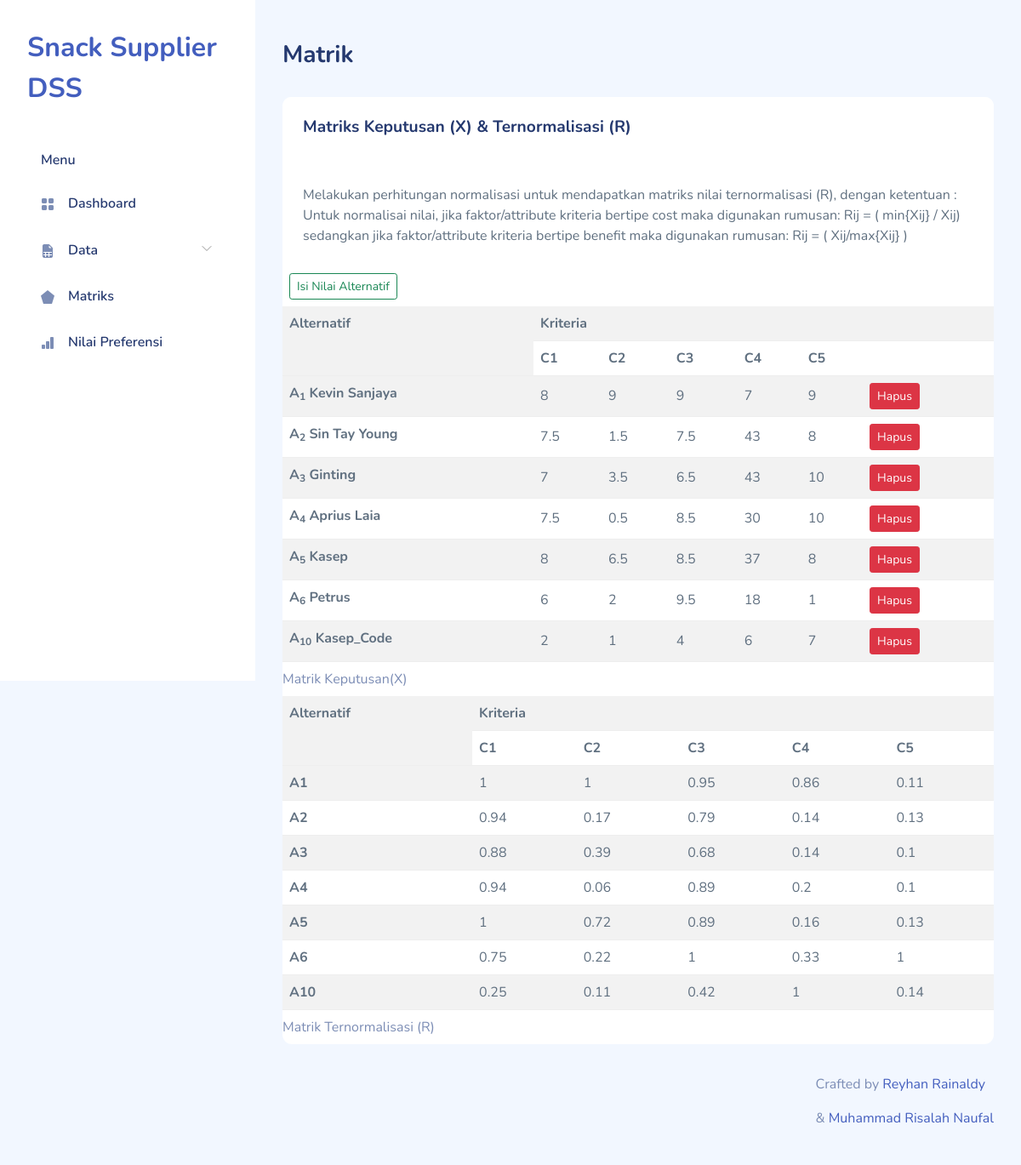
The page /matrik.php on the database its author committed.
### tables this page shows
CREATE TABLE `saw_evaluations` (
  `id_alternative` smallint(5) UNSIGNED NOT NULL,
  `id_criteria` tinyint(3) UNSIGNED NOT NULL,
  `value` float NOT NULL
);

CREATE TABLE `saw_alternatives` (
  `id_alternative` smallint(5) UNSIGNED NOT NULL,
  `name` varchar(30) NOT NULL
);

### matrik.php (the view, shortened to what this page needs)
<!DOCTYPE html>
<html lang="en">
  <?php
require "layout/head.php";
require "include/conn.php";
?>
  <body>
    <div id="app">
      <?php require "layout/sidebar.php";?>
      <div id="main">
        <div class="page-heading">
          <h3>Matrik</h3>
        </div>
        <div class="page-content">
          <section class="row">
            <div class="col-12">
              <div class="card">
                <div class="card-header">
                  <h4 class="card-title">Matriks Keputusan (X) &amp; Ternormalisasi (R)</h4>
                </div>
                <div class="card-content">
                  <div class="card-body">
                    <p class="card-text">Melakukan perhitungan normalisasi untuk mendapatkan matriks nilai ternormalisasi (R), dengan ketentuan :
Untuk normalisai nilai, jika faktor/attribute kriteria bertipe cost maka digunakan rumusan:
Rij = ( min{Xij} / Xij)
sedangkan jika faktor/attribute kriteria bertipe benefit maka digunakan rumusan:
Rij = ( Xij/max{Xij} )</p>
                  </div>
                  <button type="button" class="btn btn-outline-success btn-sm m-2" data-bs-toggle="modal"
                                        data-bs-target="#inlineForm">
                                        Isi Nilai Alternatif
                                    </button>
                  <div class="table-responsive">
                  <table class="table table-striped mb-0">
    <caption>
        Matrik Keputusan(X)
    </caption>
    <tr>
        <th rowspan='2'>Alternatif</th>
        <th colspan='6'>Kriteria</th>
    </tr>
    <tr>
        <th>C1</th>
        <th>C2</th>
        <th>C3</th>
        <th>C4</th>
        <th colspan="2">C5</th>
    </tr>
    <?php
$sql = "SELECT
          a.id_alternative,
          b.name,
          SUM(IF(a.id_criteria=1,a.value,0)) AS C1,
          SUM(IF(a.id_criteria=2,a.value,0)) AS C2,
          SUM(IF(a.id_criteria=3,a.value,0)) AS C3,
          SUM(IF(a.id_criteria=4,a.value,0)) AS C4,
          SUM(IF(a.id_criteria=5,a.value,0)) AS C5
        FROM
          saw_evaluations a
          JOIN saw_alternatives b USING(id_alternative)
        GROUP BY a.id_alternative
        ORDER BY a.id_alternative";
$result = $db->query($sql);
$X = array(1 => array(), 2 => array(), 3 => array(), 4 => array(), 5 => array());
while ($row = $result->fetch_object()) {
    array_push($X[1], round($row->C1, 2));
    array_push($X[2], round($row->C2, 2));
    array_push($X[3], round($row->C3, 2));
    array_push($X[4], round($row->C4, 2));
    array_push($X[5], round($row->C5, 2));
    echo "<tr class='center'>
            <th>A<sub>{$row->id_alternative}</sub> {$row->name}</th>
            <td>" . round($row->C1, 2) . "</td>
            <td>" . round($row->C2, 2) . "</td>
            <td>" . round($row->C3, 2) . "</td>
            <td>" . round($row->C4, 2) . "</td>
            <td>" . round($row->C5, 2) . "</td>
            <td>
            <a href='keputusan-hapus.php?id={$row->id_alternative}' class='btn btn-danger btn-sm'>Hapus</a>
            </td>
          </tr>\n";
}
?>
</table>
<table class="table table-striped mb-0">
    <caption>
        Matrik Ternormalisasi (R)
    </caption>
    <tr>
        <th rowspan='2'>Alternatif</th>
        <th colspan='5'>Kriteria</th>
    </tr>
    <tr>
        <th>C1</th>
        <th>C2</th>
        <th>C3</th>
        <th>C4</th>
        <th>C5</th>
    </tr>
    <?php
$sql = "SELECT
          a.id_alternative,
          SUM(
            IF(
              a.id_criteria=1,
              IF(
                b.attribute='benefit',
                a.value/" . max($X[1]) . ",
                " . min($X[1]) . "/a.value)
              ,0)
              ) AS C1,
          SUM(
            IF(
              a.id_criteria=2,
              IF(
                b.attribute='benefit',
                a.value/" . max($X[2]) . ",
                " . min($X[2]) . "/a.value)
               ,0)
             ) AS C2,
          SUM(
            IF(
              a.id_criteria=3,
              IF(
                b.attribute='benefit',
                a.value/" . max($X[3]) . ",
                " . min($X[3]) . "/a.value)
               ,0)
             ) AS C3,
          SUM(
            IF(
              a.id_criteria=4,
              IF(
                b.attribute='benefit',
                a.value/" . max($X[4]) . ",
                " . min($X[4]) . "/a.value)
               ,0)
             ) AS C4,
          SUM(
            IF(
              a.id_criteria=5,
              IF(
                b.attribute='benefit',
                a.value/" . max($X[5]) . ",
                " . min($X[5]) . "/a.value)
               ,0)
             ) AS C5
        FROM
          saw_evaluations a
          JOIN saw_criterias b USING(id_criteria)
        GROUP BY a.id_alternative
        ORDER BY a.id_alternative
       ";
$result = $db->query($sql);
while ($row = $result->fetch_object()) {
    echo "<tr class='center'>
            <th>A{$row->id_alternative}</th>
            <td>" . round($row->C1, 2) . "</td>
            <td>" . round($row->C2, 2) . "</td>
            <td>" . round($row->C3, 2) . "</td>
            <td>" . round($row->C4, 2) . "</td>
            <td>" . round($row->C5, 2) . "</td>
          </tr>\n";
}
?>
</table>
                  </div>
                </div>
              </div>
            </div>
          </section>
        </div>
        <?php require "layout/footer.php";?>
      </div>
    </div>
  </body>
</html>

### layout/head.php (shortened to what this page needs)
<head>
    <link rel="stylesheet" href="assets/css/bootstrap.css">
    <link rel="stylesheet" href="assets/vendors/iconly/bold.css">
    <link rel="stylesheet" href="assets/vendors/perfect-scrollbar/perfect-scrollbar.css">
    <link rel="stylesheet" href="assets/vendors/bootstrap-icons/bootstrap-icons.css">
    <link rel="stylesheet" href="assets/css/app.css">
</head>

### layout/sidebar.php (shortened to what this page needs)
<div id="sidebar" class="active">
    <div class="sidebar-wrapper active">
        <div class="sidebar-header">
            <div class="d-flex justify-content-between">
                <div class="logo">
                    <a href="./">Snack Supplier DSS</a>
                </div>
            </div>
        </div>
        <div class="sidebar-menu">
            <ul class="menu">
                <li class="sidebar-title">Menu</li>
                <li class="sidebar-item">
                    <a href="./" class='sidebar-link'>
                        <i class="bi bi-grid-fill"></i>
                        <span>Dashboard</span>
                    </a>
                </li>
                <li class="sidebar-item  has-sub">
                    <a href="#" class='sidebar-link'>
                        <i class="bi bi-file-earmark-spreadsheet-fill"></i>
                        <span>Data</span>
                    </a>
                </li>
                <li class="sidebar-item">
                    <a href="matrik.php" class='sidebar-link'>
                        <i class="bi bi-pentagon-fill"></i>
                        <span>Matriks</span>
                    </a>
                </li>
                <li class="sidebar-item">
                    <a href="preferensi.php" class='sidebar-link'>
                        <i class="bi bi-bar-chart-fill"></i>
                        <span>Nilai Preferensi</span>
                    </a>
                </li>
            </ul>
        </div>
    </div>
</div>

### layout/footer.php (shortened to what this page needs)
<footer>
    <div class="footer clearfix mb-0 text-muted">
        <div class="float-end">
            <p>Crafted by <a
                    href="https://www.instagram.com/reyhanrainaldy">Reyhan Rainaldy</a></p><p>& <a href="https://www.instagram.com/risalahnaufal/">Muhammad Risalah Naufal</a></p>
        </div>
    </div>
</footer>

### assets/css/app.css (style rules this page uses)
.btn.btn-danger,.btn.btn-info,.btn.btn-primary,.btn.btn-secondary,.btn.btn-success,.btn.btn-warning { color:#fff }
.card { margin-bottom:2.2rem;border:none }
.card .card-header { border:none }
.card .card-header h4 { font-size:1.2rem;font-weight:700 }
.card .card-content { position:relative }
.card .card-title { font-size:1.2rem }
.card .card-body { padding:1.5rem }
#sidebar.active .sidebar-wrapper { left:0 }
.sidebar-wrapper { width:300px;height:100vh;position:fixed;top:0;z-index:10;overflow-y:auto;background-color:#fff;bottom:0;transition:left .5s ease-out }
.sidebar-wrapper .sidebar-header { padding:2rem 2rem 1rem;font-size:2rem;font-weight:700 }
.sidebar-wrapper .menu { margin-top:2rem;padding:0 2rem;font-weight:600 }
.sidebar-wrapper .menu .sidebar-title { padding:0 1rem;margin:1.5rem 0 1rem;font-size:1rem;list-style:none;font-weight:600;color:#25396f }
.sidebar-wrapper .menu .sidebar-link { display:block;padding:.7rem 1rem;font-size:1rem;display:flex;align-items:center;border-radius:.5rem;transition:all .5s;text-decoration:none;color:#25396f }
.sidebar-wrapper .menu .sidebar-link i,.sidebar-wrapper .menu .sidebar-link svg { color:#7c8db5 }
.sidebar-wrapper .menu .sidebar-link span { margin-left:1rem }
.sidebar-wrapper .menu .sidebar-item { list-style:none;margin-top:.5rem;position:relative }
.sidebar-wrapper .menu .sidebar-item.has-sub .sidebar-link:after { position:absolute;color:#ccc;right:15px;top:12px;display:block }
.dataTable-table td,.dataTable-table thead th,.table td,.table thead th { vertical-align:middle }
.bi { width:1rem;height:1rem }
#main { margin-left:300px;padding:2rem }
.page-heading { margin:0 0 2rem }
.page-heading h3 { font-weight:700 }
a { text-decoration:none }

### rows shown on the page
saw_evaluations: id_alternative "1", id_alternative.name "Kevin Sanjaya", C1 "8", C2 "9", C3 "9", C4 "7", C5 "9", C1 "1", C2 "1", C3 "0.95", C4 "0.86", C5 "0.11"
saw_evaluations: id_alternative "2", id_alternative.name "Sin Tay Young", C1 "7.5", C2 "1.5", C3 "7.5", C4 "43", C5 "8", C1 "0.94", C2 "0.17", C3 "0.79", C4 "0.14", C5 "0.13"
saw_evaluations: id_alternative "3", id_alternative.name "Ginting", C1 "7", C2 "3.5", C3 "6.5", C4 "43", C5 "10", C1 "0.88", C2 "0.39", C3 "0.68", C4 "0.14", C5 "0.1"
saw_evaluations: id_alternative "4", id_alternative.name "Aprius Laia", C1 "7.5", C2 "0.5", C3 "8.5", C4 "30", C5 "10", C1 "0.94", C2 "0.06", C3 "0.89", C4 "0.2", C5 "0.1"
saw_evaluations: id_alternative "5", id_alternative.name "Kasep", C1 "8", C2 "6.5", C3 "8.5", C4 "37", C5 "8", C1 "1", C2 "0.72", C3 "0.89", C4 "0.16", C5 "0.13"
saw_evaluations: id_alternative "6", id_alternative.name "Petrus", C1 "6", C2 "2", C3 "9.5", C4 "18", C5 "1", C1 "0.75", C2 "0.22", C3 "1", C4 "0.33"
saw_evaluations: id_alternative "10", id_alternative.name "Kasep_Code", C1 "2", C2 "1", C3 "4", C4 "6", C5 "7", C1 "0.25", C2 "0.11", C3 "0.42", C4 "1", C5 "0.14"
